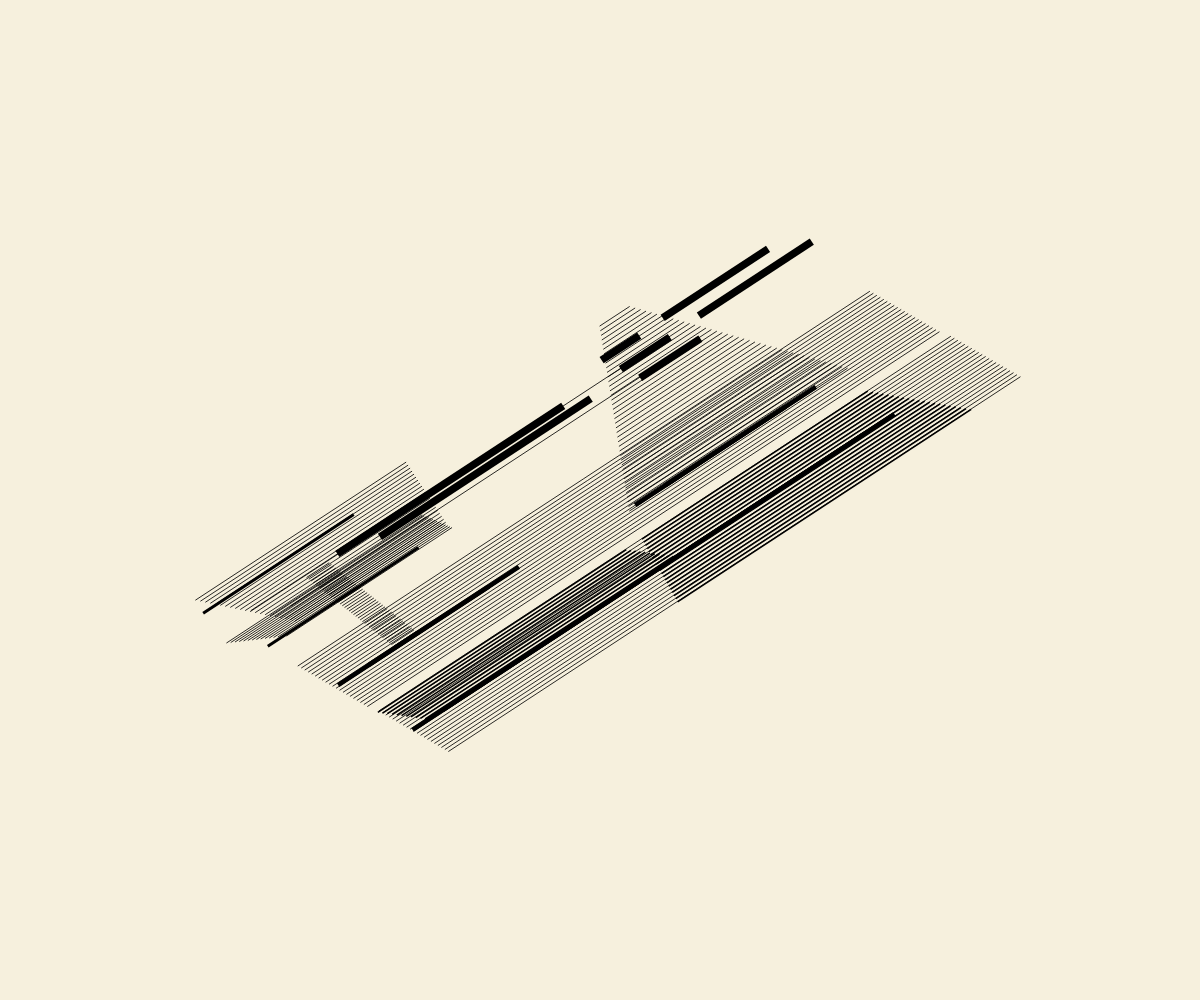
Frame 1 (no input)
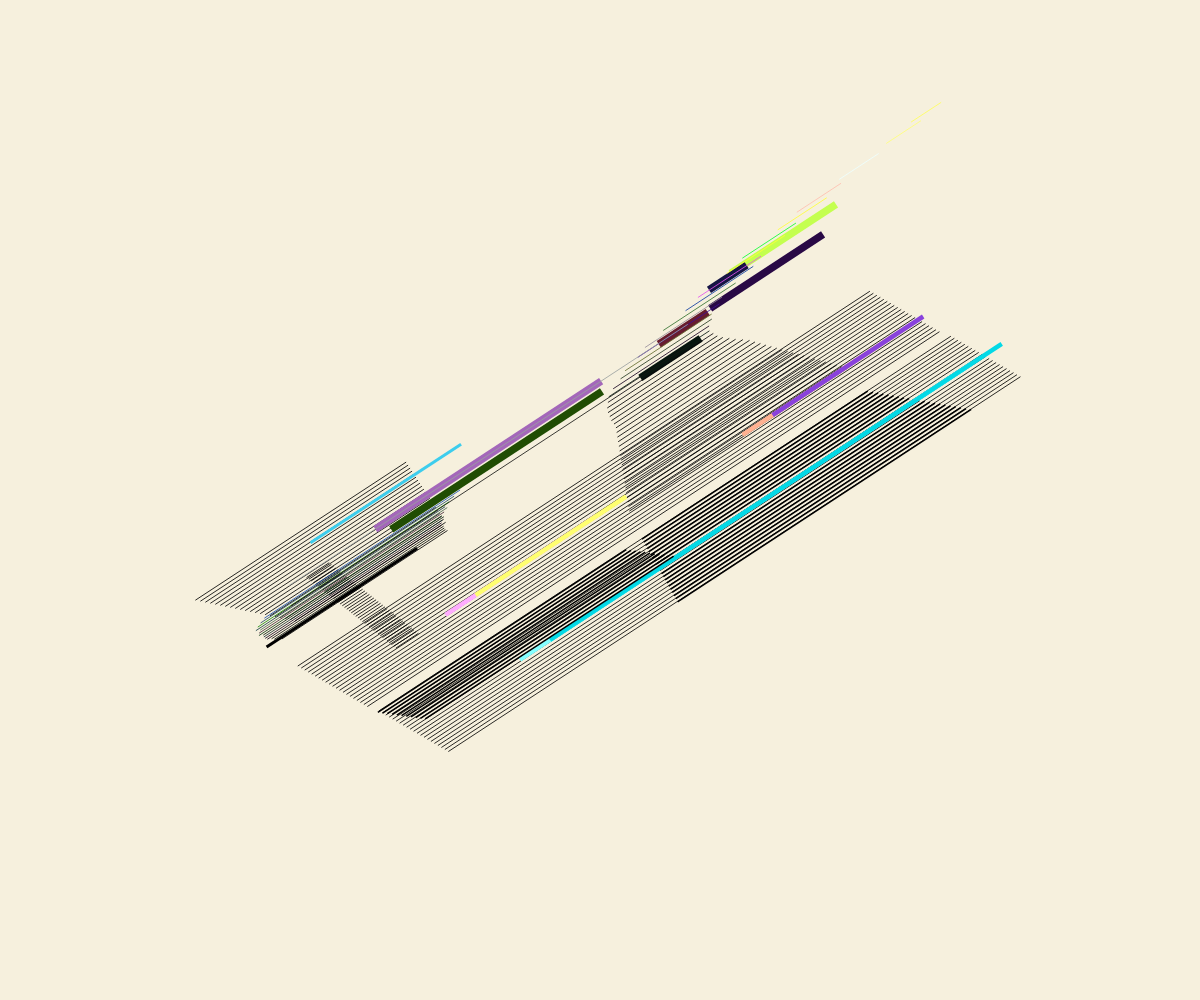
Frame 60 (no input)
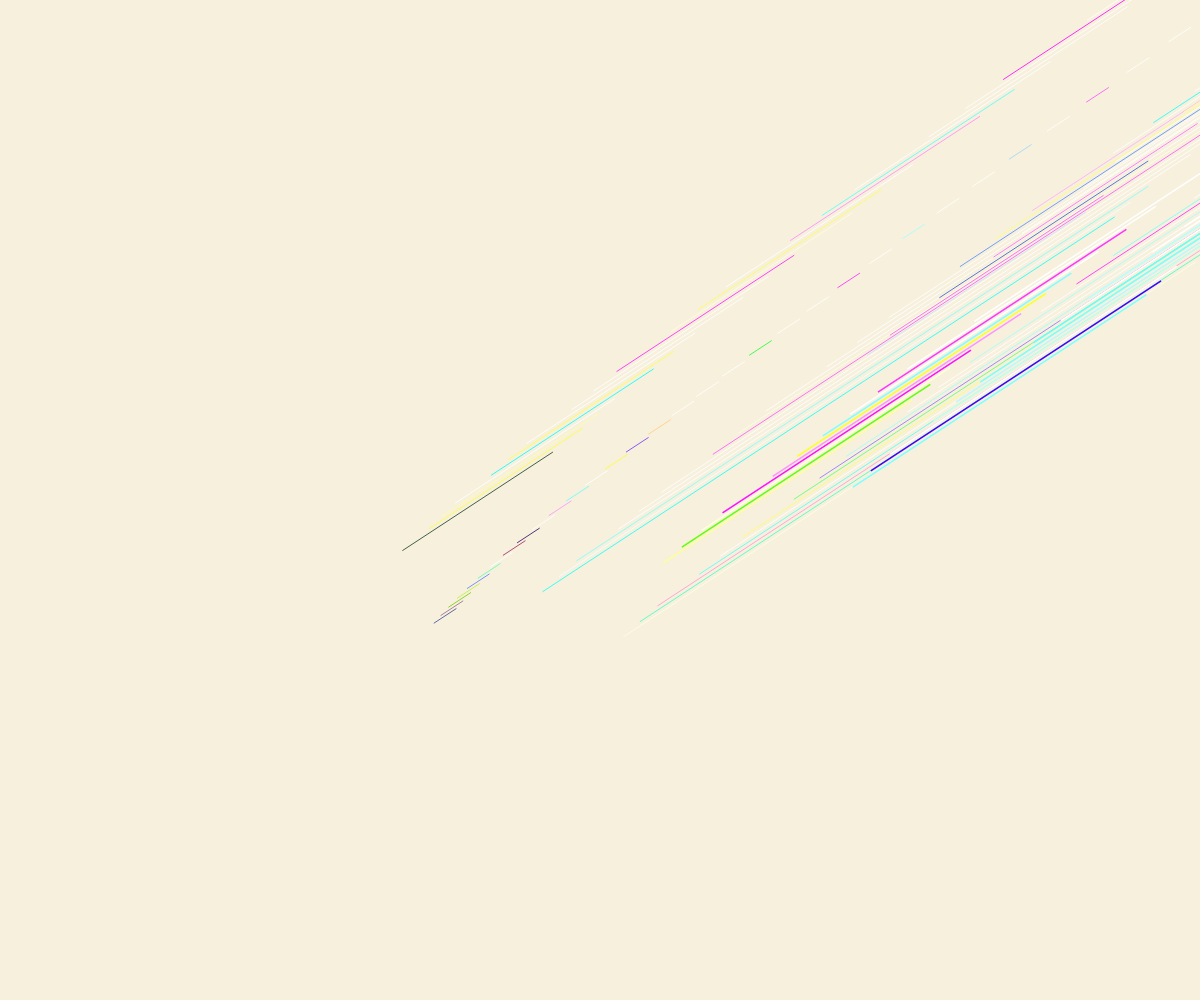
Frame 120 (the mouse pressed at the canvas centre since frame 60)

The p5.js sketch that drew these frames (run headless with seeded random() and noise() and a simulated clock; from frame 60 on, the mouse is pressed at the canvas centre):

// p5.js sketch
// ── sketch.js
let lineSettings;
let lines = []//array
let flashY = -0.25; //value for check if the animation starts
let animation = 0;//current animation status
let animationVal = 1;//use the value to decide if start a restore animation

function setup() {
  createCanvas(windowWidth, windowHeight);//Create a canvas of windowsize
  setLines();
}

function draw(){
  background(246, 240, 221);//set background color as paper yellow
  push();
  translate(width/2,height/2);
  scale(0.75);

  for (let l of lines){
    l.display();
  }
  if (animation == 0) {
    //when animation == 0, lines start to move
    for (let l of lines) {
      l.flash();
    }
    flashY += 0.003;//increase flashY
    //when it is over 0.5, change next
    if (flashY > 0.5) {
      animation = 1;//animation status 1
      flashY = -0.25//set flashY back to default
      for (let l of lines) {
        l.spdX = -8;//set move speed back to default
      }
    }
  }
  else if(animation == 1){
    //when animation is 1, use lerp to make lines back to original position
    for(let l of lines){
      l.moveX = lerp(l.moveX, 0, 0.04)//make moveX go to 0
    }
    
    animationVal = lerp(animationVal, 0, 0.04)//let a new value, also make it go to 0
    //when it is almost 0, the restore animation will end
    if(animationVal <= 0.00001){
      animationVal = 1;
      animation = 0;
      for(let l of lines){
        l.moveX = 0;
      }
    }
  }
  pop();
}

function windowResized(){
  //when window size is changed, adjust canvas
  resizeCanvas(windowWidth, windowHeight);
}

class Line {
  constructor(tx, ty, leng, xOff, ys, ang, color, sw) {

    this.spdX = -8;//move speed
    this.moveX = 0;//move distance
   
    this.initData = {
      tx: tx,//translate x value
      ty: ty,//translate y value
      leng: leng, //length
      xOff: xOff,//x offset
      ys: ys, //y scale
      ang: ang, // angle
      color: color,//colour
      sw: sw, //strokeweight
    }
    //save initial properties for later animation
    this.init()
  }

  init(){
    //initialise line properties
    this.tx = this.initData.tx;
    this.ty = this.initData.ty;
    this.xOff = this.initData.xOff;
    this.ys = this.initData.ys;
    this.leng = this.initData.leng;
    this.ang = this.initData.ang;
    this.color = this.initData.color;
    this.sw = this.initData.sw;
    
    let xOff = this.xOff * width;
    let leng = this.leng * width;
    this.yPos = width * this.ys;
    //calculate x y position of 2 endpoints of each line
    this.x1 = -leng / 2 + xOff + this.moveX
    this.y1 = this.yPos
    this.x2 = leng / 2 + xOff + this.moveX
    this.y2 = this.yPos
  }


  display(){
    //use width to calculate every properties like length and position to realize a responsive window effect
    let xOff = this.xOff * width;
    let leng = this.leng * width;
    this.yPos = width * this.ys;
    this.x1 = lerp(this.x1, -leng / 2 + xOff + this.moveX, 0.09)
    this.x2 = lerp(this.x2, leng / 2 + xOff + this.moveX, 0.09)
    this.y1 = lerp(this.y1, this.yPos, 0.09)
    this.y2 = lerp(this.y2, this.yPos, 0.09)

    //draw the line
    push();
    stroke(random(this.moveX), random(this.moveX), random(this.moveX));//change stroke color when it move
    strokeWeight(this.sw);
    translate(this.tx * width, this.ty * width);
    rotate(this.ang);
    line(this.x1, this.y1, this.x2, this.y2);
    pop();
  }

  //create flash() function in class to animate each line
  flash(){
    //the smaller ys is, the upper position the line is in the group
    //compare flashY with ys, when increasing flashY, the line will move from up to down
    if(flashY > this.ys){
      this.moveX += this.spdX;//move distance + speed
      this.spdX += 2;//accelerate speed
    }
  } 
}

function drawLines({ x, y, angle, color, weight, lengthLeft, lengthRight, distanceStart, distanceEnd, num}) {
  
  for (let i = 0; i <= num; i++) {//Draw number of the lines
    let xOff = map(i, 0, num, -0.03, 0.01);//line position on the x
    strokeWeight(weight);//line weight
    let length = map(i, 0, num, lengthLeft, lengthRight);//line length
    let yOff = map(i, 0, num, distanceStart, distanceEnd);//line position on the y
    let l = new Line(x-0.55, y-0.38, length, xOff, yOff, angle, color, weight)
    lines.push(l)
  }
}

function setLines(){
  strokeCap(SQUARE);
  
  
  //radians angle mode value
  let lineSettings = [//array for each set of lines
    { x: 0.27, y: 0.44, angle: -0.58, color: 0, weight: 1, lengthLeft: 0.28, lengthRight: 0.20, distanceStart: -0.05, distanceEnd: 0.03, num: 20 },
    { x: 0.59, y: 0.39, angle: -0.58, color: 0, weight: 1, lengthLeft: 0.76, lengthRight: 0.76, distanceStart: -0.06, distanceEnd: 0.02, num: 20 },
    { x: 0.30, y: 0.50, angle: -0.58, color: 0, weight: 1, lengthLeft: 0.03, lengthRight: 0.03, distanceStart: -0.07, distanceEnd: 0.05, num: 40 },
    { x: 0.34, y: 0.56, angle: -0.58, color: 0, weight: 1, lengthLeft: 0.26, lengthRight: 0.22, distanceStart: -0.13, distanceEnd: -0.10, num: 14 },
    { x: 0.48, y: 0.45, angle: -0.58, color: 0, weight: 10, lengthLeft: 0.30, lengthRight: 0.28, distanceStart: -0.13, distanceEnd: -0.12, num: 1 },
    { x: 0.78, y: 0.24, angle: -0.58, color: 0, weight: 10, lengthLeft: 0.14, lengthRight: 0.15, distanceStart: -0.14, distanceEnd: -0.12, num: 1 },
    { x: 0.68, y: 0.32, angle: -0.58, color: 0, weight: 10, lengthLeft: 0.05, lengthRight: 0.08, distanceStart: -0.15, distanceEnd: -0.11, num: 2 },
    { x: 0.69, y: 0.31, angle: -0.58, color: 0, weight: 1, lengthLeft: 0.04, lengthRight: 0.29, distanceStart: -0.18, distanceEnd: 0.01, num: 40},
    { x: 0.68, y: 0.44, angle: -0.58, color: 0, weight: 1, lengthLeft: 0.76, lengthRight: 0.76, distanceStart: -0.06, distanceEnd: 0.02, num: 20},
    { x: 0.78, y: 0.375, angle: -0.58, color: 0, weight: 2, lengthLeft: 0.3, lengthRight: 0.39, distanceStart: -0.06, distanceEnd: 0.02, num: 20},
    { x: 0.70, y: 0.58, angle: -0.58, color: 0, weight: 6, lengthLeft: 0.60, lengthRight: 0.60, distanceStart: -0.15, distanceEnd: -0.15, num: 1},
    { x: 0.48, y: 0.53, angle: -0.58, color: 0, weight: 2, lengthLeft: 0.33, lengthRight: 0.33, distanceStart: -0.025, distanceEnd: 0.01, num: 10},
    { x: 0.78, y: 0.44, angle: -0.58, color: 0, weight: 6, lengthLeft: 0.20, lengthRight: 0.20, distanceStart: -0.15, distanceEnd: -0.15, num: 1},
    { x: 0.48, y: 0.45, angle: -0.58, color: 0, weight: 1, lengthLeft: 0.53, lengthRight: 0.53, distanceStart: -0.13, distanceEnd: -0.11, num: 1 },
    { x: 0.45, y: 0.64, angle: -0.58, color: 0, weight: 6, lengthLeft: 0.20, lengthRight: 0.20, distanceStart: -0.15, distanceEnd: -0.15, num: 1},
    { x: 0.30, y: 0.56, angle: -0.58, color: 0, weight: 4, lengthLeft: 0.20, lengthRight: 0.20, distanceStart: -0.15, distanceEnd: -0.08, num: 1},
  ];for (let settings of lineSettings){//Iteration
    drawLines(settings);//Call drawLines() to draw the lines
  }
}
